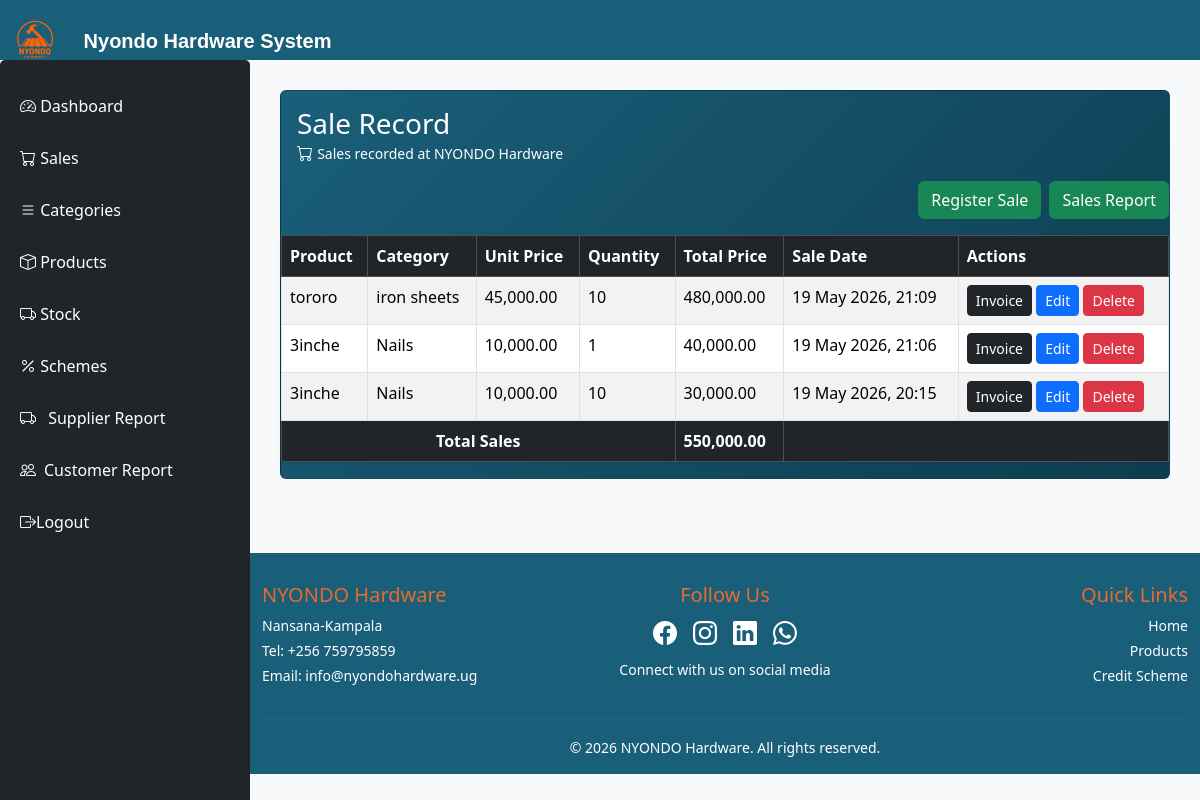
The page /saleapp/ on the database its author committed.
### saleapp/models.py (models this page shows, shortened)
class Sales(models.Model):
    product_name = models.ForeignKey(Product, on_delete=models.CASCADE)
    quantity = models.PositiveIntegerField()
    distance = models.DecimalField(max_digits=10, decimal_places=2, default=0)
    transport = models.DecimalField(max_digits=10, decimal_places=2, default=0)
    transport_note = models.CharField(max_length=255, blank=True, null=True)
    total_amount = models.DecimalField(max_digits=10, decimal_places=2)
    sale_date = models.DateTimeField(auto_now_add=True)

class Product(models.Model):
    category_name = models.ForeignKey(Category, on_delete=models.CASCADE)
    product_name = models.CharField(max_length=100)
    cost_price = models.DecimalField(max_digits=10, decimal_places=2, default=0)
    unit_price = models.DecimalField(max_digits=10, decimal_places=2, default=0)
    description = models.TextField()

class Category(models.Model):
    category_name = models.CharField(max_length=100, unique=True)
    slug = models.SlugField(unique=True)

### saleapp/views.py (the view)
# urls.py: 2. Add a URL to urlpatterns:  path('', views.home, name='home')
def home(request):
    all_sales = Sales.objects.all().order_by("-sale_date")
    total_money = all_sales.aggregate(Sum('total_amount'))['total_amount__sum'] or 0
    return render(request, "home.html", {
        'sales': all_sales,
        'total_sales_value': total_money
    })

### saleapp/templates/home.html
{% extends 'base.html' %}
{% load humanize %}
{% block content %}
<div class="card mb-4" style="background: linear-gradient(135deg, #1a5f7a 0%, #0d3d4f 100%); color: white;">
    <div class="card-body">
        <h3 class="mb-0">Sale Record</h3>
        <i class="bi bi-cart"></i>
        <small>Sales recorded at NYONDO Hardware</small>
    </div>
    <div class="d-flex justify-content-end gap-2 mb-3">
        <a href="{% url 'create_sale' %}" class="btn btn-success">Register Sale</a>
        <a href="{% url 'sales_report' %}" class="btn btn-success">Sales Report</a>
    </div>
    <table class="table table-bordered table-striped shadow-sm">
        <thead class="table-dark">
            <tr>
                <th>Product</th>
                <th>Category</th>
                <th>Unit Price</th>
                <th>Quantity</th>
                <th>Total Price</th>
                <th>Sale Date</th>
                <th>Actions</th>
            </tr>
        </thead>
        <tbody>
            {% for sale in sales %}
            <tr>
                <td>{{ sale.product_name.product_name }}</td>
                <td>{{ sale.product_name.category_name.category_name }}</td>
                <td>{{ sale.product_name.unit_price|floatformat:2|intcomma }}</td>
                <td>{{ sale.quantity }}</td>
                <td>{{ sale.total_amount|floatformat:2|intcomma }}</td>
                <td>{{ sale.sale_date|date:"j F Y, H:i" }}</td>
                <td>
                    <a href="{% url 'invoice' sale.id %}" class="btn btn-dark btn-sm">Invoice</a>
                    <a href="{% url 'edit_sale' sale.id %}" class="btn btn-primary btn-sm">Edit</a>
                    <a href="{% url 'delete_sale' sale.id %}" class="btn btn-danger btn-sm">Delete</a>
                </td>
            </tr>
            {% empty %}
            <tr>
                <td colspan="7" class="text-center">No sales recorded yet.</td>
            </tr>
            {% endfor %}
            <tr class="table-dark">
                <td colspan="4" class="text-center align-middle"> <strong>Total Sales</strong> </td>
                <td><strong>{{ total_sales_value|floatformat:2|intcomma }}</strong> </td>
                <td colspan="2"></td>
            </tr>
        </tbody>
    </table>
    {% endblock %}

### saleapp/templates/base.html (style rules this page uses)
body { background-color: #f8f9fa; }

### rows shown on the page
Sales: product_name.product_name "tororo", product_name.category_name.category_name "iron sheets", product_name.unit_price "45,000.00", quantity "10", total_amount "480,000.00", sale_date "19 May 2026, 21:09"
Sales: product_name.product_name "3inche", product_name.category_name.category_name "Nails", product_name.unit_price "10,000.00", quantity "1", total_amount "40,000.00", sale_date "19 May 2026, 21:06"
Sales: product_name.product_name "3inche", product_name.category_name.category_name "Nails", product_name.unit_price "10,000.00", quantity "10", total_amount "30,000.00", sale_date "19 May 2026, 20:15"

### other values the page prints
{{ total_sales_value|floatformat:2|intcomma }} "550,000.00"
